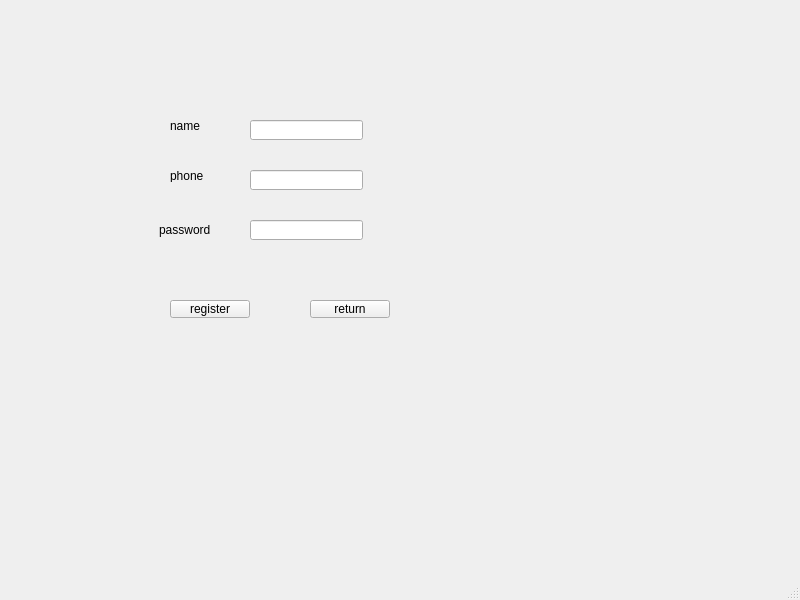
<?xml version="1.0" encoding="UTF-8"?>
<ui version="4.0">
 <class>RegisterWindow</class>
 <widget class="QMainWindow" name="RegisterWindow">
  <property name="geometry">
   <rect>
    <x>0</x>
    <y>0</y>
    <width>800</width>
    <height>600</height>
   </rect>
  </property>
  <property name="windowTitle">
   <string>MainWindow</string>
  </property>
  <widget class="QWidget" name="centralwidget">
   <widget class="QLabel" name="label">
    <property name="geometry">
     <rect>
      <x>170</x>
      <y>120</y>
      <width>40</width>
      <height>12</height>
     </rect>
    </property>
    <property name="text">
     <string>name</string>
    </property>
   </widget>
   <widget class="QPushButton" name="Register">
    <property name="geometry">
     <rect>
      <x>170</x>
      <y>300</y>
      <width>80</width>
      <height>18</height>
     </rect>
    </property>
    <property name="text">
     <string>register</string>
    </property>
   </widget>
   <widget class="QLineEdit" name="usernameLineEdit">
    <property name="geometry">
     <rect>
      <x>250</x>
      <y>120</y>
      <width>113</width>
      <height>20</height>
     </rect>
    </property>
   </widget>
   <widget class="QLabel" name="label_2">
    <property name="geometry">
     <rect>
      <x>170</x>
      <y>170</y>
      <width>40</width>
      <height>12</height>
     </rect>
    </property>
    <property name="text">
     <string>phone</string>
    </property>
   </widget>
   <widget class="QLineEdit" name="phoneLineEdit">
    <property name="geometry">
     <rect>
      <x>250</x>
      <y>170</y>
      <width>113</width>
      <height>20</height>
     </rect>
    </property>
   </widget>
   <widget class="QLabel" name="label_3">
    <property name="geometry">
     <rect>
      <x>159</x>
      <y>220</y>
      <width>51</width>
      <height>20</height>
     </rect>
    </property>
    <property name="text">
     <string>password</string>
    </property>
   </widget>
   <widget class="QLineEdit" name="passwordLineEdit">
    <property name="geometry">
     <rect>
      <x>250</x>
      <y>220</y>
      <width>113</width>
      <height>20</height>
     </rect>
    </property>
   </widget>
   <widget class="QPushButton" name="back">
    <property name="geometry">
     <rect>
      <x>310</x>
      <y>300</y>
      <width>80</width>
      <height>18</height>
     </rect>
    </property>
    <property name="text">
     <string>return</string>
    </property>
   </widget>
  </widget>
  <widget class="QMenuBar" name="menubar">
   <property name="geometry">
    <rect>
     <x>0</x>
     <y>0</y>
     <width>800</width>
     <height>17</height>
    </rect>
   </property>
  </widget>
  <widget class="QStatusBar" name="statusbar"/>
 </widget>
 <resources/>
 <connections/>
</ui>
